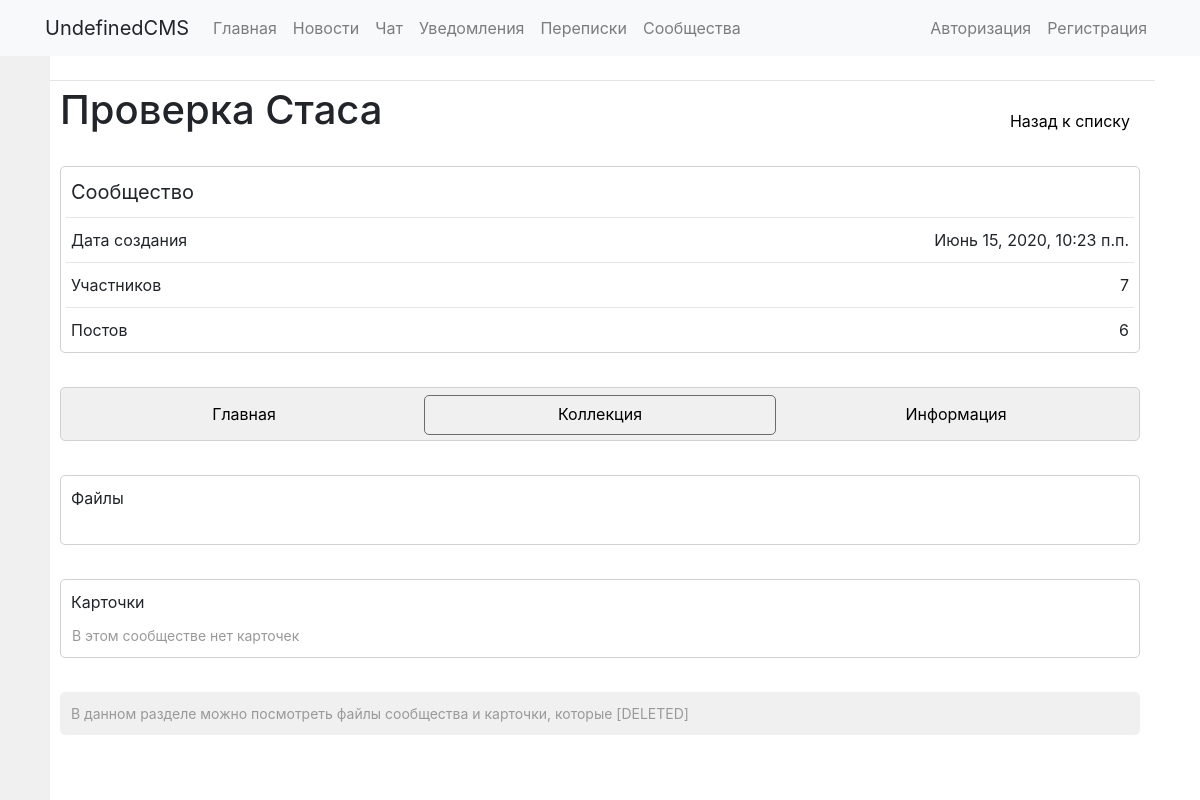
The app's page /groups/fgjj/collection/ with its own data.
### communities/models.py (models this page shows, shortened)
class Group(models.Model):
	groupname = models.CharField(max_length=40)
	image = models.ImageField(upload_to='groups/groupimages', default=False)
	slug = models.SlugField(max_length=40, unique=True)
	description = models.TextField(blank=True)
	public = models.BooleanField(default=True)
	allowarticles = models.IntegerField(default=2)
	pubdate = models.DateTimeField('date published', default=datetime.now())
	admin = models.ForeignKey(User, on_delete=models.CASCADE, null=True, blank=True, related_name='groups_admins')
	editors = models.ManyToManyField(User, blank=True, related_name='groups_editors')
	subscribers = models.ManyToManyField(User, blank=True, related_name='groups_subs')
	subrequests = models.ManyToManyField(User, blank=True, related_name='groups_requests')
	banned = models.ManyToManyField(User, blank=True, related_name='groups_banned')

### communities/views.py (the view)
# urls.py: path('<str:groupslug>/collection/', collection, name='collection'),
def collection(request, groupslug):
	if Group.objects.filter(slug=groupslug).exists():
		group = Group.objects.get(slug=groupslug)
		articles_count = group.articles.filter(allowed=True).count()
		context = {'group': group, 'articles_count': articles_count}
		return render(request, 'communities/collection.html', context)
	else:
		return render(request, 'communities/nogroup.html')

### communities/templates/communities/collection.html (shortened to what this page needs)
{% extends "communities/community_template.html" %}
{% block main %}
<div class="content_block">
	<div class="plate">
		<div class="inline-wrapper">
			<div class="text2">Файлы</div>
		</div>
		<div id="groupimages" style="flex-wrap: wrap; display: flex;"></div>
	</div>
	<br>
	<div class="plate">
		<div class="inline-wrapper">
			<div class="text2">Карточки</div>
		</div>
		<div class="" style="flex-wrap: wrap;">
			{% for image in images %}
			<img class="medium-img" src="{{ image }}" alt="">
			{% empty %}
			<div class="text3">В этом сообществе нет карточек</div>
			{% endfor %}
		</div>
	</div>
	<br>
	<div class="solid">
		<div class="text3">В данном разделе можно посмотреть файлы сообщества и карточки, которые [DELETED]
		</div>
	</div>
</div>
{% endblock %}

### communities/templates/communities/community_template.html (shortened to what this page needs)
{% extends "base_general.html" %}
{% load static %}
{% block links %}
  <link rel="stylesheet" href="{% static 'communities/css/style.css' %}"/>
{% endblock %}
{% block content %}
  <div class="inline-wrapper">
    <h1>{{ group.groupname }}</h1>
    <a class="button1" href="{% url 'communities:home' %}">Назад к списку</a>
  </div>
  <br>
  <div class="inline-wrapper">
    <div class="plate" style="width: 100%;">
      <div class="inline-wrapper">
        <div class="text1">Сообщество</div>
      </div>
      <hr>
      <div class="inline-wrapper">
        <div class="text2">Дата создания</div>
        <div class="text2">{{ group.pubdate }}</div>
      </div>
      <hr>
      <div class="inline-wrapper">
        <div class="text2">Участников</div>
        <div class="inline-wrapper">
          <div class="text2">{{ group.subscribers.count|add:group.editors.count|add:1 }}</div>
        </div>
      </div>
      <hr>
      <div class="inline-wrapper">
        <div class="text2">Постов</div>
        <div class="text2">{{ articles_count }}</div>
      </div>
    </div>
  </div>
  <br>
  {% if request.user in group.subscribers.all or request.user in group.editors.all or request.user == group.admin or group.public and request.user not in group.banned.all %}
    <div class="inline-wrapper plate solid">
      <a id="to_main" class="button0" href="{% url 'communities:community' group.slug %}">Главная</a>
      <a id="to_collection" class="button0" href="{% url 'communities:collection' group.slug %}">Коллекция</a>
      <a id="to_information" class="button0" href="{% url 'communities:information' group.slug %}">Информация</a>
    </div>
    <br>
    {% block main %}{% endblock %}
  {% else %}
    <div class="plate">
      <div class="text2">{% if request.user in group.banned.all %}Вы заблокированы в данном сообществе{% else %}Вы не можете просматривать контент сообщества{% endif %}</div>
    </div>
  {% endif %}
{% endblock %}

### static/communities/css/style.css (style rules this page uses)
hr { margin: 5px 0px; }
html { overflow-y: scroll; }
* { box-sizing: border-box; text-decoration: none; outline: none; list-style-type: none; height: auto; }
a { color: black; text-decoration: none; }
i, img, .button0, .button0-1, .button1, .button2, .button3 { -webkit-touch-callout: none; -webkit-user-select: none; -khtml-user-select: none; -moz-user-select: none; -ms-user-select: none; user-select: none; }
.plate { padding: 5px; border: 1px solid #D0D0D0; border-radius: 5px; margin-bottom: 10px; background-color: white; }
.solid { padding: 5px; background-color: #F0F0F0; border-radius: 5px; margin-bottom: 10px; }
.content_block { opacity: 0.2s; }
.inline-wrapper { display: flex; justify-content: space-between; }
.text1 { margin: 5px; font-size: 20px; white-space: pre-line; }
.text2 { margin: 5px; font-size: 16px; white-space: pre-line; }
.text3 { margin: 6px; font-size: 14px; color: #999; white-space: pre-line; }
.button0 { width: 100%; margin: 2px 2px 0px; text-align: center; min-height: 40px; padding: 7px 10px; border-radius: 5px; cursor: pointer; transition: background-color 0.2s, color 0.2s; margin-bottom: auto; }
.button1 { text-align: center; min-height: 40px; padding: 7px 10px; border-radius: 10px; cursor: pointer; transition: 0.2s; margin-top: auto; }
.button0-active { border: 1px solid #6B6B6B; padding: 6px 9px; }

### records on screen
Group: groupname "Проверка Стаса", pubdate "Июнь 15, 2020, 10:23 п.п.", subscribers.count|add "7"

### other values on screen
{{ articles_count }} "6"
